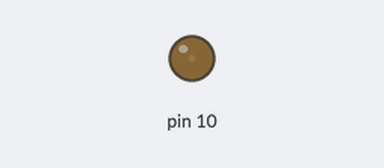
A sketch run on a simulated Arduino Uno, built with avr-gcc and run on an emulated ATmega328P. Parts: output pins drawn as LEDs (lit = HIGH).

Above: at 0.05 s.
At 0.5 s:
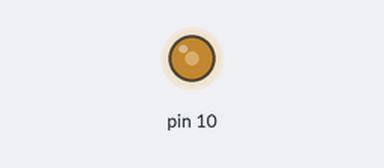
At 0.9 s:
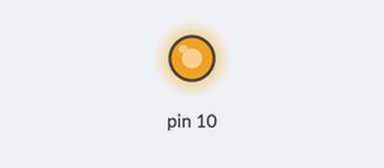
At 1.8 s:
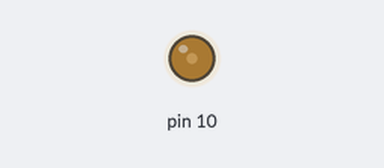
Timing chart, 0 to 4.8 s (numbered marks = the images above):
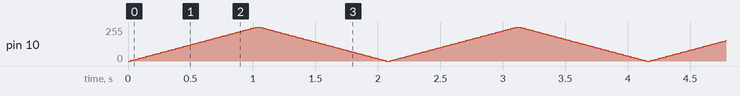

The sketch:

brilliant_wolt_kasi1.ino
```cpp
// C++ code
//
int intensidade = 0;

int i = 0;

void setup()
{
  pinMode(10, OUTPUT);
}

void loop()
{
  intensidade = 0;
  for (intensidade = 0; intensidade <= 255; intensidade += 5) {
    analogWrite(10, intensidade);
    delay(20); // Wait for 20 millisecond(s)
  }
  for (intensidade = 255; intensidade >= 0; intensidade -= 5) {
    analogWrite(10, intensidade);
    delay(20); // Wait for 20 millisecond(s)
  }
}
```
